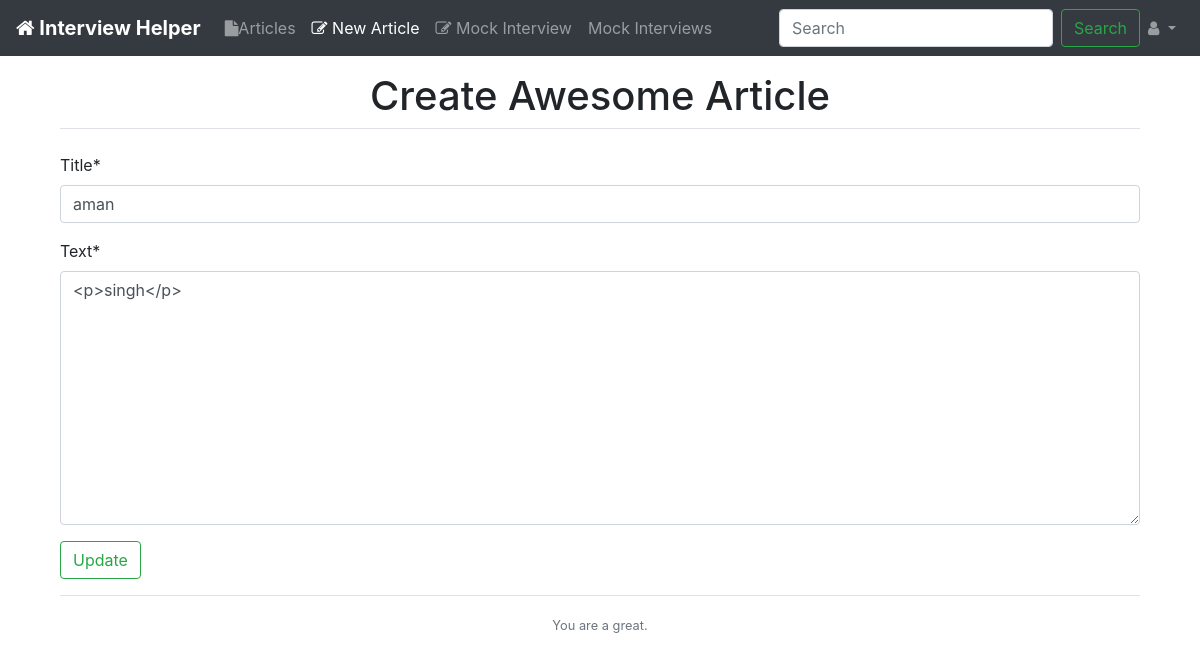
Page /articles/update/Z0NKU40HMM/ (signed in) on the earlier database version.
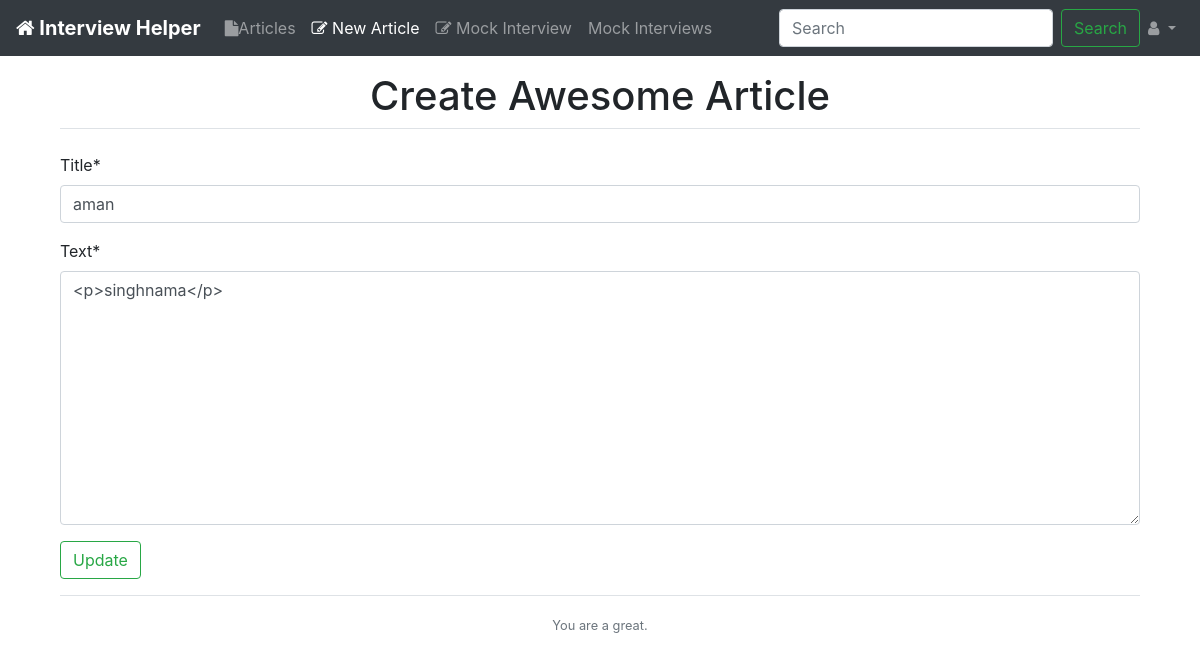
Same page on the later database version.
### articles/models.py (models this page shows, shortened)
class Article(models.Model):
    title = models.CharField(max_length=100)
    slug = models.SlugField()
    text = models.TextField()
    date = models.DateTimeField(auto_now_add=True)
    author = models.ForeignKey(CustomUser,on_delete=models.CASCADE,default=None)

### articles/views.py (the view)
# urls.py: url(r'^update/(?P<slug>[\w-]+)/$', views.article_update, name = "update"),
@login_required(login_url = "/accounts/login")
def article_update(request, slug):
    instance = Article.objects.get(slug=slug)
    if request.user != instance.author:
        return redirect("articles:articles_list")
    if request.method == "POST":
        form = forms.CreateArticle(request.POST, instance=instance)
        if form.is_valid():
            form.save()
            messages.success(request, "Your article updated sucessfully!")
            return redirect("articles:articles_list")
    else:
        form = forms.CreateArticle(instance=instance)
    return render(request, "articles/article_create.html",
                        {'form':form, 'type': "Update"})

### articles/forms.py
class CreateArticle(forms.ModelForm):
    class Meta:
        model = models.Article
        fields = ['title', 'text']

### templates/articles/article_create.html (shortened to what this page needs)
{% extends 'base_layout.html'%}
{% load static from staticfiles %}
{% load crispy_forms_tags %}
{% block activenew %}active{% endblock%}
{% block content %}
<div class="container">
  <div class="content-section">
    <form method="post"  novalidate>
       <legend class="border-bottom mb-4 text-center"><h1>Create Awesome Article </h1></legend>
        {{ form|crispy}}
        <div class="form-group">
            <button class="btn btn-outline-success" type="submit" value="Create">{{type}}</button>
        </div>
    </form>
  </div>
  <div class="border-top pt-3 text-center">
    <small class="text-muted">
        You are a great.
    </small>
  </div>
</div>
{% endblock %}

Differences in the rows shown:
changed Article "aman": text "<p>singh</p>" → "<p>singhnama</p>"
